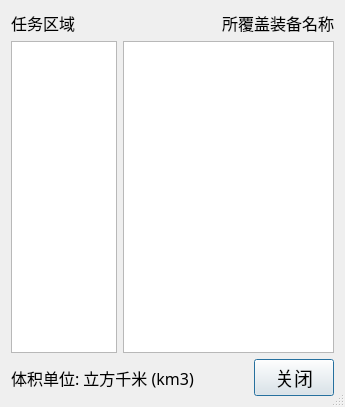
<?xml version="1.0" encoding="UTF-8"?>
<ui version="4.0">
 <class>DlgAreaRaderList</class>
 <widget class="QDialog" name="DlgAreaRaderList">
  <property name="geometry">
   <rect>
    <x>0</x>
    <y>0</y>
    <width>345</width>
    <height>407</height>
   </rect>
  </property>
  <property name="font">
   <font>
    <family>宋体</family>
    <pointsize>14</pointsize>
   </font>
  </property>
  <property name="windowTitle">
   <string>装备覆盖列表</string>
  </property>
  <property name="sizeGripEnabled">
   <bool>true</bool>
  </property>
  <layout class="QVBoxLayout" name="verticalLayout">
   <item>
    <layout class="QHBoxLayout" name="headerLayout">
     <item>
      <widget class="QLabel" name="label">
       <property name="font">
        <font>
         <family>宋体</family>
         <pointsize>12</pointsize>
        </font>
       </property>
       <property name="text">
        <string>任务区域</string>
       </property>
      </widget>
     </item>
     <item>
      <spacer name="headerSpacer">
       <property name="orientation">
        <enum>Qt::Horizontal</enum>
       </property>
       <property name="sizeHint" stdset="0">
        <size>
         <width>40</width>
         <height>20</height>
        </size>
       </property>
      </spacer>
     </item>
     <item>
      <widget class="QLabel" name="label_2">
       <property name="font">
        <font>
         <family>宋体</family>
         <pointsize>12</pointsize>
        </font>
       </property>
       <property name="text">
        <string>所覆盖装备名称</string>
       </property>
      </widget>
     </item>
    </layout>
   </item>
   <item>
    <layout class="QHBoxLayout" name="listLayout">
     <item>
      <widget class="QListWidget" name="listWidget1">
       <property name="sizePolicy">
        <sizepolicy hsizetype="Expanding" vsizetype="Expanding">
         <horstretch>1</horstretch>
         <verstretch>0</verstretch>
        </sizepolicy>
       </property>
      </widget>
     </item>
     <item>
      <widget class="QListWidget" name="listWidget2">
       <property name="sizePolicy">
        <sizepolicy hsizetype="Expanding" vsizetype="Expanding">
         <horstretch>2</horstretch>
         <verstretch>0</verstretch>
        </sizepolicy>
       </property>
      </widget>
     </item>
    </layout>
   </item>
   <item>
    <layout class="QHBoxLayout" name="bottomLayout">
     <item>
      <widget class="QLabel" name="label_3">
       <property name="font">
        <font>
         <family>宋体</family>
         <pointsize>12</pointsize>
        </font>
       </property>
       <property name="text">
        <string>体积单位: 立方千米 (km3)</string>
       </property>
      </widget>
     </item>
     <item>
      <spacer name="bottomSpacer">
       <property name="orientation">
        <enum>Qt::Horizontal</enum>
       </property>
       <property name="sizeHint" stdset="0">
        <size>
         <width>40</width>
         <height>20</height>
        </size>
       </property>
      </spacer>
     </item>
     <item>
      <widget class="QPushButton" name="cancelButton">
       <property name="text">
        <string>关闭</string>
       </property>
      </widget>
     </item>
    </layout>
   </item>
  </layout>
 </widget>
 <resources/>
 <connections>
  <connection>
   <sender>cancelButton</sender>
   <signal>clicked()</signal>
   <receiver>DlgAreaRaderList</receiver>
   <slot>reject()</slot>
   <hints>
    <hint type="sourcelabel">
     <x>330</x>
     <y>66</y>
    </hint>
    <hint type="destinationlabel">
     <x>197</x>
     <y>125</y>
    </hint>
   </hints>
  </connection>
 </connections>
</ui>
